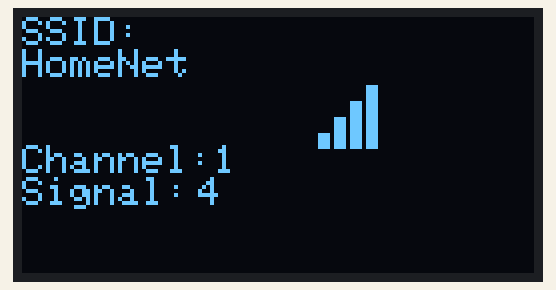
Recording of a sketch running on a simulated ESP8266 (Wemos D1 mini). Shown: 128×64 one-colour display. The display library's start-up logo is not drawn; a WiFi scan finds three made-up networks; what the sketch prints to the serial monitor is not drawn.

Above: at 2.1 s.
At 4.2 s:
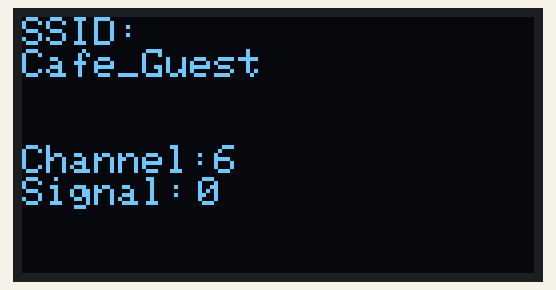
At 6.2 s:
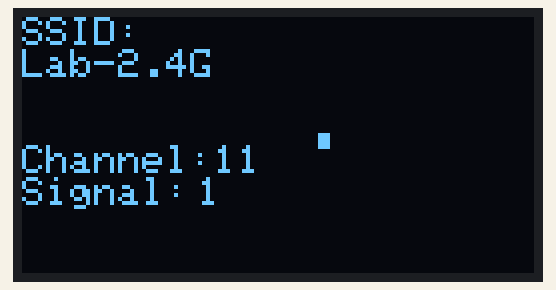

Measured:
- by itself, everything shown: repeats every 8.1 s, in 3 steps
- what the display in image 0 shows lasts 2.0 s, from 2.1 s to 4.1 s
- what the display in image 2 shows lasts 4.1 s, from 6.1 s to 10.2 s

The sketch:

wemos-screen.ino
```cpp
#include <SPI.h>
#include <Wire.h>
#include <Adafruit_GFX.h>
#include "Adafruit_SSD1306.h"
#include <ESP8266WiFi.h>
#include <ESP8266HTTPClient.h>

// SSID and password of the networks to check
// Add as network as desired
String ssids[3] = {"yourSSID1", "yourSSID2", "yourSSID3"};
String passwords[3] = {"pwdSSID1", "pwdSSID2", "pwdSSID3"};

// Test server IP
const char *host = "xxx.xxx.xxx.xxx";
// Server Port
const int port = 8080;

#define OLED_RESET 0 // GPIO0
Adafruit_SSD1306 display(OLED_RESET);

// Init objects
WiFiClient wifi;
HTTPClient http;

int getBarsSignal(long rssi)
{
    // 5. High quality: 90% ~= -55db
    // 4. Good quality: 75% ~= -65db
    // 3. Medium quality: 50% ~= -75db
    // 2. Low quality: 30% ~= -85db
    // 1. Unusable quality: 8% ~= -96db
    // 0. No signal
    int bars;

    if (rssi > -55)
    {
        bars = 4;
    }
    else if (rssi<-55 & rssi> - 65)
    {
        bars = 3;
    }
    else if (rssi<-65 & rssi> - 75)
    {
        bars = 2;
    }
    else if (rssi<-75 & rssi> - 85)
    {
        bars = 1;
    }
    else if (rssi<-85 & rssi> - 96)
    {
        bars = 0;
    }
    return bars;
}

void setup()
{
    pinMode(A0, INPUT); // Set A0 converter as input to measure the battery tension
    Serial.begin(115200);

    display.begin(SSD1306_SWITCHCAPVCC, 0x3C); // Initialize with the I2C addr 0x3C (for the 64x48)
    display.display();
}

void loop()
{
    byte available_networks = WiFi.scanNetworks();
    if (available_networks > 0)
    {
        for (int network = 0; network < available_networks; network++)
        {
            String ssid = WiFi.SSID(network);
            long rssi = WiFi.RSSI(network);
            int bars = getBarsSignal(rssi);
            Serial.print("RSSI:");
            Serial.println(rssi);
            display.clearDisplay();
            display.setTextSize(1);
            display.setTextColor(WHITE);

            // Display network name, signal Strength and battery level
            display.setCursor(0, 0);
            display.print("SSID: ");
            display.setCursor(0, 8);
            display.println(ssid);
            display.setCursor(0, 32);
            display.print("Channel: ");
            display.setCursor(48, 32);
            display.println(WiFi.channel(network));
            display.setCursor(0, 40);
            display.print("Signal: ");
            display.setCursor(44, 40);
            display.println(bars);

            // Display signal quality bars
            for (int b = 0; b <= bars; b++)
            {
                display.fillRect(70 + (b * 4), 33 - (b * 4), 3, b * 4, WHITE);
                // display.fillRect(10 + (b*5),48 - (b*5),3,b*5,WHITE);
            }

            display.display();
            delay(2000);
        }
    }
}
```
